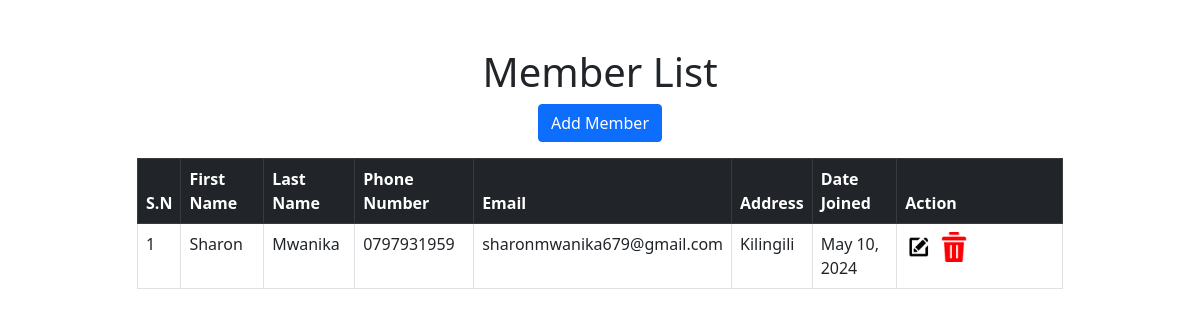
Before: / with the older database file.
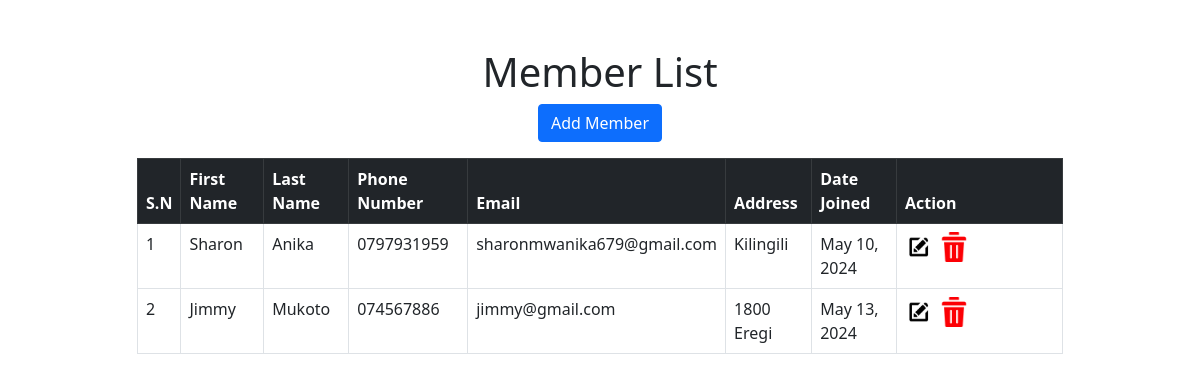
After: the same page with the newer database file.
### members/models.py (models this page shows, shortened)
class Member(models.Model):
    first_name = models.CharField(max_length=100)
    last_name = models.CharField(max_length=100)
    email = models.EmailField(unique=True)
    phone_number = models.CharField(max_length=15, blank=True)
    address = models.TextField(blank=True)
    date_joined = models.DateField(auto_now_add=True)

### members/views.py (the view)
# urls.py: path('', member_list, name='member_list'),
def member_list(request):
    members = Member.objects.all()
    return render(request, 'members/member_list.html', {'members': members})

### members/templates/members/member_list.html (shortened to what this page needs)
{% load static %}
<!DOCTYPE html>
<html lang="en">
<head>
    <link href="https://cdn.jsdelivr.net/npm/bootstrap@5.0.2/dist/css/bootstrap.min.css" rel="stylesheet">
</head>
<body>
    <div class="container">
        <div class="row justify-content-center">
            <div class="col-md-10">
                <h1 class="text-center mt-5">Member List</h1>
                <div class="text-center mb-3">
                    <a href="{% url 'add_member' %}" class="btn btn-primary">Add Member</a>
                </div>
                <div class="table-responsive">
                    <table class="table table-hover table-bordered">
                        <thead class="table-dark">
                            <tr>
                                <th>S.N</th>
                                <th>First Name</th>
                                <th>Last Name</th>
                                <th>Phone Number</th>
                                <th>Email</th>
                                <th>Address</th>
                                <th>Date Joined</th>
                                <th>Action</th>
                            </tr>
                        </thead>
                        <tbody>
                            {% for member in members %}
                            <tr>
                                <td>{{ forloop.counter }}</td>
                                <td>{{ member.first_name }}</td>
                                <td>{{ member.last_name }}</td>
                                <td>{{ member.phone_number }}</td>
                                <td>{{ member.email }}</td>
                                <td>{{ member.address }}</td>
                                <td>{{ member.date_joined }}</td>
                                <td>
                                    <a href="{% url 'edit_member' member.id %}" ><img src="{% static 'images/edit.jpeg' %}" alt="Edit" class="resized-image"></a>
                                    <a href="{% url 'delete_member' member.id %}"><img src="{% static 'images/delete.png' %}" alt="Delete" class="resized-image"></a>
                                </td>
                            </tr>
                            {% endfor %}
                        </tbody>
                    </table>
                </div>
            </div>
        </div>
    </div>
</body>
</html>

### members/templates/members/member_list.html (style rules this page uses)
.resized-image { width: 20%; height: auto; }

Changed rows visible on the page:
changed Member "Sharon": last_name "Mwanika" → "Anika"
added Member: first_name "Jimmy", last_name "Mukoto", phone_number "074567886", email "jimmy@gmail.com", address "1800 Eregi", date_joined "May 13, 2024"
